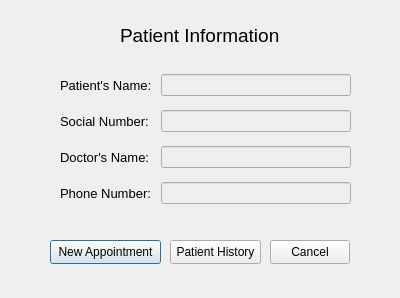
<?xml version="1.0" encoding="UTF-8"?>
<ui version="4.0">
 <class>PatientPage</class>
 <widget class="QDialog" name="PatientPage">
  <property name="geometry">
   <rect>
    <x>0</x>
    <y>0</y>
    <width>400</width>
    <height>298</height>
   </rect>
  </property>
  <property name="windowTitle">
   <string>Dialog</string>
  </property>
  <widget class="QLabel" name="label_6">
   <property name="geometry">
    <rect>
     <x>120</x>
     <y>10</y>
     <width>161</width>
     <height>51</height>
    </rect>
   </property>
   <property name="font">
    <font>
     <family>MS Shell Dlg 2</family>
     <pointsize>14</pointsize>
    </font>
   </property>
   <property name="text">
    <string>Patient Information</string>
   </property>
  </widget>
  <widget class="QPushButton" name="pushButton">
   <property name="geometry">
    <rect>
     <x>50</x>
     <y>240</y>
     <width>111</width>
     <height>24</height>
    </rect>
   </property>
   <property name="text">
    <string>New Appointment</string>
   </property>
  </widget>
  <widget class="QPushButton" name="pushButton_2">
   <property name="geometry">
    <rect>
     <x>270</x>
     <y>240</y>
     <width>80</width>
     <height>24</height>
    </rect>
   </property>
   <property name="text">
    <string>Cancel</string>
   </property>
  </widget>
  <widget class="QWidget" name="layoutWidget">
   <property name="geometry">
    <rect>
     <x>60</x>
     <y>70</y>
     <width>291</width>
     <height>138</height>
    </rect>
   </property>
   <layout class="QHBoxLayout" name="horizontalLayout">
    <item>
     <layout class="QVBoxLayout" name="verticalLayout">
      <item>
       <widget class="QLabel" name="label_5">
        <property name="font">
         <font>
          <family>MS Shell Dlg 2</family>
          <pointsize>10</pointsize>
         </font>
        </property>
        <property name="text">
         <string>Patient's Name: </string>
        </property>
       </widget>
      </item>
      <item>
       <widget class="QLabel" name="label_7">
        <property name="font">
         <font>
          <family>MS Shell Dlg 2</family>
          <pointsize>10</pointsize>
         </font>
        </property>
        <property name="text">
         <string>Social Number: </string>
        </property>
       </widget>
      </item>
      <item>
       <widget class="QLabel" name="label_4">
        <property name="font">
         <font>
          <family>MS Shell Dlg 2</family>
          <pointsize>10</pointsize>
         </font>
        </property>
        <property name="text">
         <string>Doctor's Name: </string>
        </property>
       </widget>
      </item>
      <item>
       <widget class="QLabel" name="label_3">
        <property name="font">
         <font>
          <family>MS Shell Dlg 2</family>
          <pointsize>10</pointsize>
         </font>
        </property>
        <property name="text">
         <string>Phone Number:</string>
        </property>
       </widget>
      </item>
     </layout>
    </item>
    <item>
     <layout class="QVBoxLayout" name="verticalLayout_2">
      <property name="spacing">
       <number>10</number>
      </property>
      <item>
       <widget class="QLineEdit" name="edit_PatientName">
        <property name="enabled">
         <bool>false</bool>
        </property>
       </widget>
      </item>
      <item>
       <widget class="QLineEdit" name="edit_SocialNumber">
        <property name="enabled">
         <bool>false</bool>
        </property>
       </widget>
      </item>
      <item>
       <widget class="QLineEdit" name="edit_DoctorsName">
        <property name="enabled">
         <bool>false</bool>
        </property>
       </widget>
      </item>
      <item>
       <widget class="QLineEdit" name="edit_PhoneNumber">
        <property name="enabled">
         <bool>false</bool>
        </property>
       </widget>
      </item>
     </layout>
    </item>
   </layout>
  </widget>
  <widget class="QPushButton" name="open_patient_history">
   <property name="geometry">
    <rect>
     <x>170</x>
     <y>240</y>
     <width>91</width>
     <height>24</height>
    </rect>
   </property>
   <property name="text">
    <string>Patient History</string>
   </property>
  </widget>
 </widget>
 <resources/>
 <connections/>
</ui>
